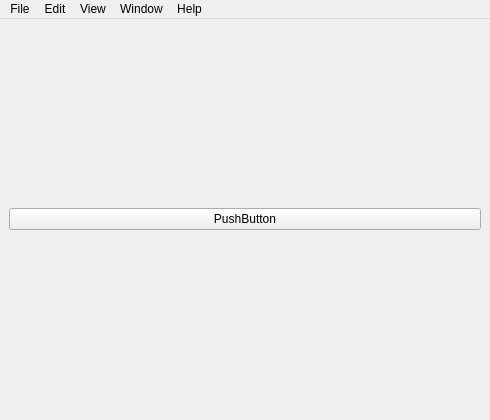
<?xml version="1.0" encoding="UTF-8"?>
<ui version="4.0">
 <class>MainWindow</class>
 <widget class="QMainWindow" name="MainWindow">
  <property name="geometry">
   <rect>
    <x>0</x>
    <y>0</y>
    <width>490</width>
    <height>420</height>
   </rect>
  </property>
  <property name="windowTitle">
   <string>MainWindow</string>
  </property>
  <widget class="QWidget" name="centralwidget">
   <layout class="QVBoxLayout" name="verticalLayout">
    <item>
     <widget class="QPushButton" name="pushButton">
      <property name="text">
       <string>PushButton</string>
      </property>
      <property name="icon">
       <iconset resource="resources.qrc">
        <normaloff>:/genericImages/grafica.png</normaloff>:/genericImages/grafica.png</iconset>
      </property>
     </widget>
    </item>
   </layout>
  </widget>
  <widget class="QMenuBar" name="menubar">
   <property name="geometry">
    <rect>
     <x>0</x>
     <y>0</y>
     <width>490</width>
     <height>22</height>
    </rect>
   </property>
   <widget class="QMenu" name="monkey">
    <property name="title">
     <string>File</string>
    </property>
    <addaction name="actionNew"/>
    <addaction name="actionOpen"/>
    <addaction name="actionSave"/>
    <addaction name="actionSave_as"/>
   </widget>
   <widget class="QMenu" name="menupenguin">
    <property name="title">
     <string>Edit</string>
    </property>
    <addaction name="actionSubmenu1"/>
    <addaction name="actionSubmenu2"/>
   </widget>
   <widget class="QMenu" name="menuView">
    <property name="title">
     <string>View</string>
    </property>
   </widget>
   <widget class="QMenu" name="menuWindow">
    <property name="title">
     <string>Window</string>
    </property>
   </widget>
   <widget class="QMenu" name="menuHelp">
    <property name="title">
     <string>Help</string>
    </property>
   </widget>
   <addaction name="monkey"/>
   <addaction name="menupenguin"/>
   <addaction name="menuView"/>
   <addaction name="menuWindow"/>
   <addaction name="menuHelp"/>
  </widget>
  <action name="actionSubmenu1">
   <property name="text">
    <string>Submenu1</string>
   </property>
  </action>
  <action name="actionSubmenu2">
   <property name="text">
    <string>Submenu2</string>
   </property>
  </action>
  <action name="actionNew">
   <property name="text">
    <string>New...</string>
   </property>
  </action>
  <action name="actionOpen">
   <property name="text">
    <string>Open...</string>
   </property>
  </action>
  <action name="actionSeve">
   <property name="text">
    <string>Seve</string>
   </property>
  </action>
  <action name="actionSave">
   <property name="text">
    <string>Save</string>
   </property>
  </action>
  <action name="actionSave_as">
   <property name="text">
    <string>Save as...</string>
   </property>
  </action>
 </widget>
 <resources>
  <include location="resources.qrc"/>
 </resources>
 <connections/>
</ui>
